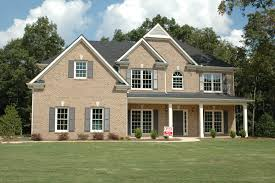
#> input picture house1.jpg, 275 x 183 px, found by its file name
$ python ex2-read_image.py
#> lines starting #> are read from the running program, lines starting #| are printed output that depends on the picture
# Tutorial from https://pythonprogramming.net/loading-images-python-opencv-tutorial/

import cv2
import numpy as np
from matplotlib import pyplot as plt

print("This is a opencv exercise using matplotlib to convert a file to grayscale and save in png format.")
print("Select the grayscale image and press any key to proceed.")

img = cv2.imread('house1.jpg', cv2.IMREAD_GRAYSCALE)
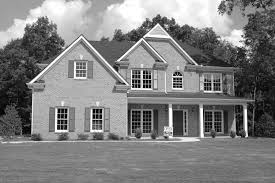
#> img: shape (183, 275); min 0, max 255, mean 128.1

plt.imshow(img, cmap = 'gray', interpolation = 'bicubic')
plt.xticks([]), plt.yticks([])    # to hide tick values on X and Y axis
plt.plot([200,300,400],[100,200,300], 'c', linewidth = 5 )
plt.show()
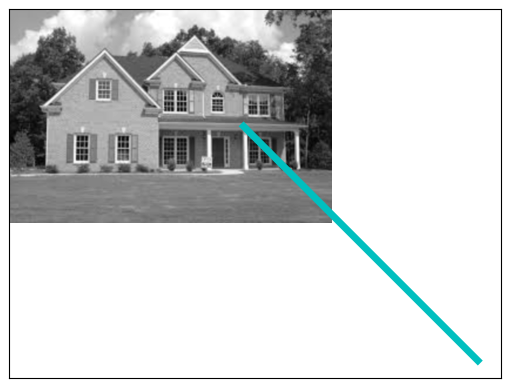
#> figure drawn by matplotlib, 1 panel

cv2.waitKey(0)
cv2.imwrite('house1.png', img)
cv2.destroyAllWindows()
